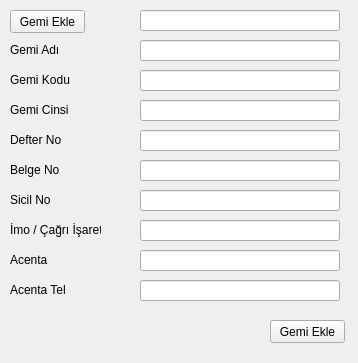
<?xml version="1.0" encoding="UTF-8"?>
<ui version="4.0">
 <class>GemiEkle</class>
 <widget class="QDialog" name="GemiEkle">
  <property name="geometry">
   <rect>
    <x>0</x>
    <y>0</y>
    <width>358</width>
    <height>363</height>
   </rect>
  </property>
  <property name="windowTitle">
   <string>Gemi Ekle</string>
  </property>
  <widget class="QLabel" name="label">
   <property name="geometry">
    <rect>
     <x>10</x>
     <y>10</y>
     <width>68</width>
     <height>20</height>
    </rect>
   </property>
   <property name="text">
    <string>Müşteri Kodu</string>
   </property>
  </widget>
  <widget class="QLineEdit" name="lineEdit">
   <property name="geometry">
    <rect>
     <x>140</x>
     <y>10</y>
     <width>200</width>
     <height>21</height>
    </rect>
   </property>
  </widget>
  <widget class="QLabel" name="label_2">
   <property name="geometry">
    <rect>
     <x>10</x>
     <y>40</y>
     <width>68</width>
     <height>20</height>
    </rect>
   </property>
   <property name="text">
    <string>Gemi Adı</string>
   </property>
  </widget>
  <widget class="QLineEdit" name="lineEdit_2">
   <property name="geometry">
    <rect>
     <x>140</x>
     <y>40</y>
     <width>200</width>
     <height>21</height>
    </rect>
   </property>
  </widget>
  <widget class="QLabel" name="label_3">
   <property name="geometry">
    <rect>
     <x>10</x>
     <y>70</y>
     <width>68</width>
     <height>20</height>
    </rect>
   </property>
   <property name="text">
    <string>Gemi Kodu</string>
   </property>
  </widget>
  <widget class="QLineEdit" name="lineEdit_3">
   <property name="geometry">
    <rect>
     <x>140</x>
     <y>70</y>
     <width>200</width>
     <height>21</height>
    </rect>
   </property>
  </widget>
  <widget class="QLineEdit" name="lineEdit_4">
   <property name="geometry">
    <rect>
     <x>140</x>
     <y>100</y>
     <width>200</width>
     <height>21</height>
    </rect>
   </property>
  </widget>
  <widget class="QLabel" name="label_4">
   <property name="geometry">
    <rect>
     <x>10</x>
     <y>100</y>
     <width>68</width>
     <height>20</height>
    </rect>
   </property>
   <property name="text">
    <string>Gemi Cinsi</string>
   </property>
  </widget>
  <widget class="QLineEdit" name="lineEdit_5">
   <property name="geometry">
    <rect>
     <x>140</x>
     <y>130</y>
     <width>200</width>
     <height>21</height>
    </rect>
   </property>
  </widget>
  <widget class="QLabel" name="label_5">
   <property name="geometry">
    <rect>
     <x>10</x>
     <y>130</y>
     <width>68</width>
     <height>20</height>
    </rect>
   </property>
   <property name="text">
    <string>Defter No</string>
   </property>
  </widget>
  <widget class="QLabel" name="label_6">
   <property name="geometry">
    <rect>
     <x>10</x>
     <y>160</y>
     <width>68</width>
     <height>20</height>
    </rect>
   </property>
   <property name="text">
    <string>Belge No</string>
   </property>
  </widget>
  <widget class="QLineEdit" name="lineEdit_6">
   <property name="geometry">
    <rect>
     <x>140</x>
     <y>160</y>
     <width>200</width>
     <height>21</height>
    </rect>
   </property>
  </widget>
  <widget class="QLineEdit" name="lineEdit_7">
   <property name="geometry">
    <rect>
     <x>140</x>
     <y>190</y>
     <width>200</width>
     <height>21</height>
    </rect>
   </property>
  </widget>
  <widget class="QLabel" name="label_7">
   <property name="geometry">
    <rect>
     <x>10</x>
     <y>190</y>
     <width>68</width>
     <height>20</height>
    </rect>
   </property>
   <property name="text">
    <string>Sicil No</string>
   </property>
  </widget>
  <widget class="QLabel" name="label_8">
   <property name="geometry">
    <rect>
     <x>10</x>
     <y>220</y>
     <width>91</width>
     <height>20</height>
    </rect>
   </property>
   <property name="text">
    <string>İmo / Çağrı İşareti</string>
   </property>
  </widget>
  <widget class="QLineEdit" name="lineEdit_8">
   <property name="geometry">
    <rect>
     <x>140</x>
     <y>220</y>
     <width>200</width>
     <height>21</height>
    </rect>
   </property>
  </widget>
  <widget class="QLabel" name="label_9">
   <property name="geometry">
    <rect>
     <x>10</x>
     <y>250</y>
     <width>68</width>
     <height>20</height>
    </rect>
   </property>
   <property name="text">
    <string>Acenta</string>
   </property>
  </widget>
  <widget class="QLineEdit" name="lineEdit_9">
   <property name="geometry">
    <rect>
     <x>140</x>
     <y>250</y>
     <width>200</width>
     <height>21</height>
    </rect>
   </property>
  </widget>
  <widget class="QLineEdit" name="lineEdit_10">
   <property name="geometry">
    <rect>
     <x>140</x>
     <y>280</y>
     <width>200</width>
     <height>21</height>
    </rect>
   </property>
  </widget>
  <widget class="QLabel" name="label_10">
   <property name="geometry">
    <rect>
     <x>10</x>
     <y>280</y>
     <width>68</width>
     <height>20</height>
    </rect>
   </property>
   <property name="text">
    <string>Acenta Tel</string>
   </property>
  </widget>
  <widget class="QPushButton" name="pushButton">
   <property name="geometry">
    <rect>
     <x>270</x>
     <y>320</y>
     <width>75</width>
     <height>23</height>
    </rect>
   </property>
   <property name="focusPolicy">
    <enum>Qt::NoFocus</enum>
   </property>
   <property name="text">
    <string>Gemi Ekle</string>
   </property>
  </widget>
  <widget class="QPushButton" name="pushButton_2">
   <property name="geometry">
    <rect>
     <x>10</x>
     <y>10</y>
     <width>75</width>
     <height>23</height>
    </rect>
   </property>
   <property name="focusPolicy">
    <enum>Qt::NoFocus</enum>
   </property>
   <property name="text">
    <string>Gemi Ekle</string>
   </property>
  </widget>
 </widget>
 <resources/>
 <connections>
  <connection>
   <sender>pushButton</sender>
   <signal>clicked()</signal>
   <receiver>GemiEkle</receiver>
   <slot>close()</slot>
   <hints>
    <hint type="sourcelabel">
     <x>297</x>
     <y>338</y>
    </hint>
    <hint type="destinationlabel">
     <x>64</x>
     <y>309</y>
    </hint>
   </hints>
  </connection>
 </connections>
</ui>
